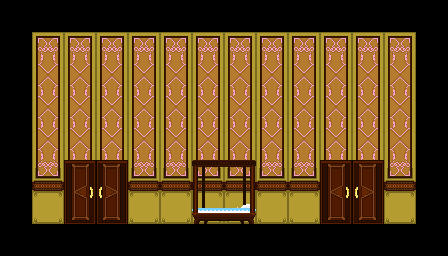

The image is a tile-based game level rendered from a .tmx file. Its description and source (layers, tilesets, objects; grid data summarised) follow:
An orthogonal 14x8 tile map with 32x32 px tiles, 2 tile layers (background, main) and 2 objects (spawn, door).

<map version="1.0" orientation="orthogonal" renderorder="right-down" width="14" height="8" tilewidth="32" tileheight="32" nextobjectid="6">
 <tileset firstgid="1" name="tileset" tilewidth="32" tileheight="32" tilecount="256">
  <image source="../tilesheet.png" width="512" height="512" />
 </tileset>
 <layer name="background" width="14" height="8">
  <data>[112 cells, 72 non-empty, 8 distinct tile ids]</data>
 </layer>
 <layer name="main" width="14" height="8">
  <data>[112 cells, 56 non-empty, 12 distinct tile ids]</data>
 </layer>
 <objectgroup name="objects">
  <object id="4" name="default" type="spawn" x="64" y="192" width="32" height="32">
   <ellipse />
  </object>
  <object id="5" type="door" x="320" y="160" width="64" height="64">
   <properties>
    <property name="targetLevel" value="test2" />
   </properties>
  </object>
 </objectgroup>
</map>
